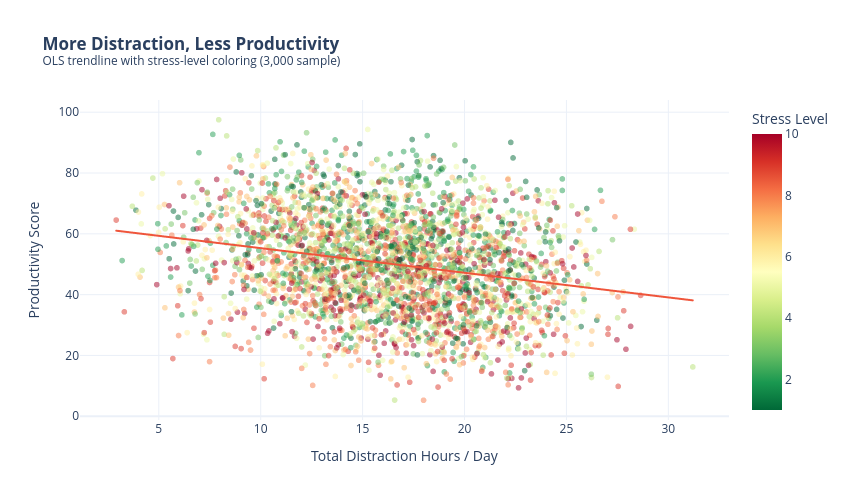

The notebook cell this image was saved under:
### Markdown cell above
Students spend roughly **twice as much time** on distractions as on studying. The distraction distribution is also wider — some students rack up extreme screen time.

---
## 2. The Distraction Tax

So what does all that screen time actually cost?

### Code cell
sample = df.sample(n=3000, random_state=42)

fig = px.scatter(
    sample,
    x="total_distraction_hours",
    y="productivity_score",
    color="stress_level",
    color_continuous_scale="RdYlGn_r",
    trendline="ols",
    opacity=0.5,
    template=TEMPLATE,
    labels={
        "total_distraction_hours": "Total Distraction Hours / Day",
        "productivity_score": "Productivity Score",
        "stress_level": "Stress Level",
    },
    title="<b>More Distraction, Less Productivity</b><br><sup>OLS trendline with stress-level coloring (3,000 sample)</sup>",
)
fig.update_layout(width=850, height=500)
fig.show()

results = px.get_trendline_results(fig)
slope = results.iloc[0]["px_fit_results"].params[1]
print(f"OLS slope: {slope:.2f} productivity points per additional distraction hour")

### Figure 1 — Plotly figure (JSON) as saved in the notebook; plotly's stock layout.template omitted (floating-point values rounded to 4 significant figures; data arrays with more than 128 entries replaced by an {"elided": "..."} marker saying what was removed)
{"data": [{"hovertemplate": "Total Distraction Hours / Day=%{x}<br>Productivity Score=%{y}<br>Stress Level=%{marker.color}<extra></extra>", "legendgroup": "", "marker": {"color": {"elided": "3000 int values"}, "coloraxis": "coloraxis", "opacity": 0.5, "symbol": "circle"}, "mode": "markers", "name": "", "showlegend": false, "type": "scattergl", "x": {"elided": "3000 float values"}, "xaxis": "x", "y": {"elided": "3000 float values"}, "yaxis": "y"}, {"hovertemplate": "<b>OLS trendline</b><br>productivity_score = -0.809955 * total_distraction_hours + 63.3917<br>R<sup>2</sup>=0.055282<br><br>Total Distraction Hours / Day=%{x}<br>Productivity Score=%{y} <b>(trend)</b><extra></extra>", "legendgroup": "", "marker": {"symbol": "circle"}, "mode": "lines", "name": "", "showlegend": false, "type": "scattergl", "x": {"elided": "3000 float values"}, "xaxis": "x", "y": {"elided": "3000 float values"}, "yaxis": "y"}], "layout": {"coloraxis": {"colorbar": {"title": {"text": "Stress Level"}}, "colorscale": [[0, "rgb(0,104,55)"], [0.1, "rgb(26,152,80)"], [0.2, "rgb(102,189,99)"], [0.3, "rgb(166,217,106)"], [0.4, "rgb(217,239,139)"], [0.5, "rgb(255,255,191)"], [0.6, "rgb(254,224,139)"], [0.7, "rgb(253,174,97)"], [0.8, "rgb(244,109,67)"], [0.9, "rgb(215,48,39)"], [1, "rgb(165,0,38)"]]}, "height": 500, "legend": {"tracegroupgap": 0}, "title": {"text": "<b>More Distraction, Less Productivity</b><br><sup>OLS trendline with stress-level coloring (3,000 sample)</sup>"}, "width": 850, "xaxis": {"anchor": "y", "domain": [0, 1], "title": {"text": "Total Distraction Hours / Day"}}, "yaxis": {"anchor": "x", "domain": [0, 1], "title": {"text": "Productivity Score"}}}}
